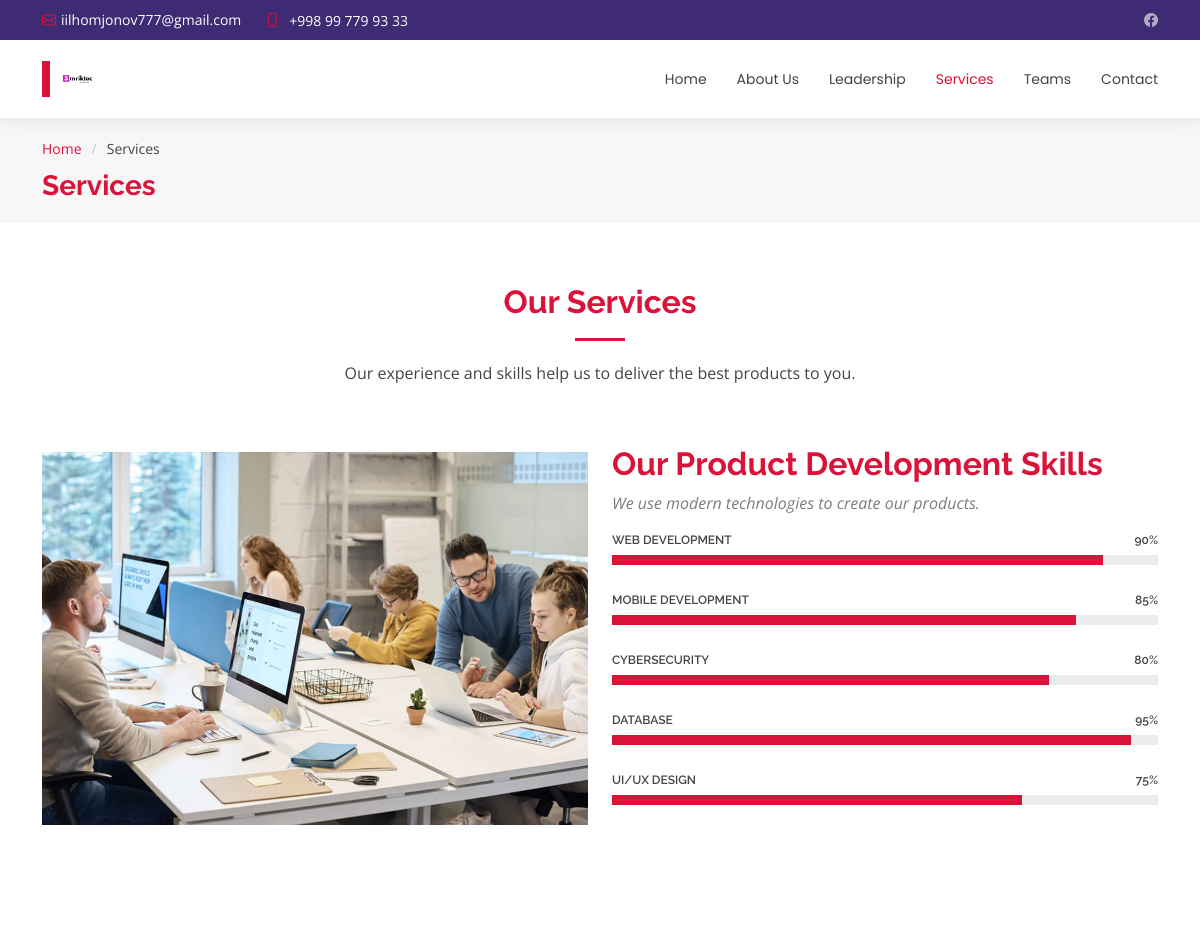
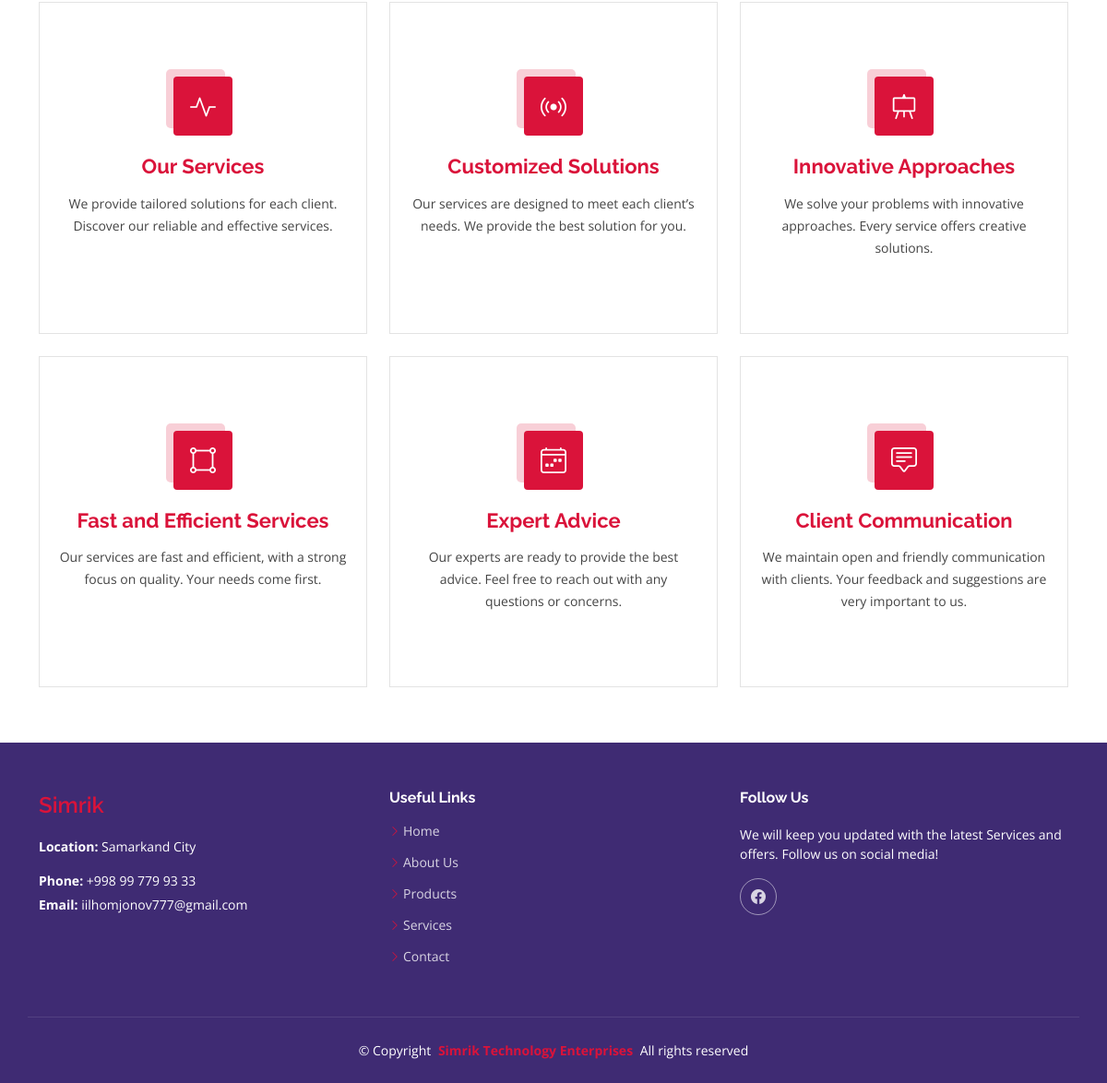
/services.php, run on the app's committed database (2 pictures, top to bottom).
### tables this page shows
CREATE TABLE contact_box (
    id INT AUTO_INCREMENT PRIMARY KEY,
    title VARCHAR(255),
    value VARCHAR(255),
    icon VARCHAR(255)
);

CREATE TABLE bioServices (
    id INT AUTO_INCREMENT PRIMARY KEY,
    h2 VARCHAR(255) NOT NULL,
    p1 TEXT NOT NULL,
    image VARCHAR(255),
    h3 TEXT NOT NULL,
    p2 TEXT NOT NULL
);

CREATE TABLE ourServices (
    id INT AUTO_INCREMENT PRIMARY KEY,
    service_name VARCHAR(255) NOT NULL,
    skill_level INT NOT NULL
);

CREATE TABLE services (
    id INT AUTO_INCREMENT PRIMARY KEY,
    title VARCHAR(255) NOT NULL,
    description TEXT NOT NULL,
    icon VARCHAR(50) NOT NULL
);

### config.php (called while the page is built, shortened)
<?php
class Database
{
    private $conn;
    public function __construct()
    {
        $servername = "localhost";
        $username = "root";
        $password = "";
        $dbname = "pragatin_simriktechnp";
        $this->conn = new mysqli($servername, $username, $password, $dbname);
    }
    public function executeQuery($sql)
    {
        $result = $this->conn->query($sql);
        return $result;
    }
    public function select($table, $columns = "*", $condition = "")
{
    $sql = "SELECT $columns FROM $table $condition";
    $result = $this->executeQuery($sql);
    $data = [];
    while ($row = $result->fetch_assoc()) {
        $data[] = $row;
    }
    return $data;
}
}

### services.php (the view, shortened to what this page needs)
<?php
include 'config.php';
$query = new Database();
$services = $query->select('services');
$bioservices = $query->select('bioservices');
$ourservices = $query->select('ourservices');
?>
<!DOCTYPE html>
<html lang="en">
<head>
  <link href="assets/vendor/bootstrap/css/bootstrap.min.css" rel="stylesheet">
  <link href="assets/vendor/bootstrap-icons/bootstrap-icons.css" rel="stylesheet">
  <link href="assets/vendor/aos/aos.css" rel="stylesheet">
  <link href="assets/vendor/swiper/swiper-bundle.min.css" rel="stylesheet">
  <link href="assets/vendor/glightbox/css/glightbox.min.css" rel="stylesheet">
  <link href="assets/css/main.css" rel="stylesheet">
</head>
<body class="services-page">
  <?php include 'includes/header.php'; ?>
  <main class="main">
    <div class="page-title" data-aos="fade">
      <div class="container">
        <nav class="breadcrumbs">
          <ol>
            <li><a href="./">Home</a></li>
            <li class="current">Services</li>
          </ol>
        </nav>
        <h1>Services</h1>
      </div>
    </div>
    <section id="skills" class="skills section">
      <div class="container section-title" data-aos="fade-up">
        <h2><?php echo $bioservices[0]['h2'] ?></h2>
        <p><?php echo $bioservices[0]['p1'] ?></p>
      </div>
      <div class="container" data-aos="fade-up" data-aos-delay="100">
        <div class="row">
          <div class="col-lg-6 d-flex align-items-center">
            <img src="assets/img/<?php echo $bioservices[0]['image'] ?>" class="img-fluid" alt="Our Products">
          </div>
          <div class="col-lg-6 pt-4 pt-lg-0 content">
            <h3><?php echo $bioservices[0]['h3'] ?></h3>
            <p class="fst-italic">
              <?php echo $bioservices[0]['p2'] ?>
            </p>
            <div class="skills-content skills-animation">
              <?php foreach ($ourservices as $service): ?>
                <div class="progress">
                  <span class="skill"><span><?php echo $service['service_name']; ?></span> <i class="val"><?php echo $service['skill_level']; ?>%</i></span>
                  <div class="progress-bar-wrap">
                    <div class="progress-bar" role="progressbar" aria-valuenow="<?php echo $service['skill_level']; ?>" aria-valuemin="0" aria-valuemax="100"></div>
                  </div>
                </div>
              <?php endforeach; ?>
            </div>
          </div>
        </div>
      </div>
    </section>
    <section id="services" class="services section">
      <div class="container">
        <div class="row gy-4">
          <?php foreach ($services as $service): ?>
            <div class="col-lg-4 col-md-6" data-aos="fade-up" data-aos-delay="<?= ($service['id'] - 1) * 100; ?>">
              <div class="service-item position-relative">
                <div class="icon">
                  <i class="<?= htmlspecialchars($service['icon']) ?>"></i>
                </div>
                <a href="#" class="stretched-link">
                  <h3><?= htmlspecialchars($service['title']) ?></h3>
                </a>
                <p><?= htmlspecialchars($service['description']) ?></p>
              </div>
            </div>
          <?php endforeach; ?>
        </div>
      </div>
    </section>
  </main>
  <?php include 'includes/footer.php'; ?>
</body>
</html>

### includes/header.php (shortened to what this page needs)
<?php $contact_boxData = $query->select('contact_box'); ?>
<?php $contactData = $query->select('contact'); ?>
<header id="header" class="header sticky-top">
    <div class="topbar d-flex align-items-center dark-background">
        <div class="container d-flex justify-content-center justify-content-md-between">
            <div class="contact-info d-flex align-items-center">
                <i class="bi bi-envelope d-flex align-items-center">
                    <a href="mailto:<?php echo  $contact_boxData[2]['value']; ?>">
                        <?php echo  $contact_boxData[2]['value']; ?>
                    </a>
                </i>
                <i class="bi bi-phone d-flex align-items-center ms-4">
                    <span>
                        <a href="tel:<?php echo trim($contact_boxData[2]['value']); ?>">
                            <?php echo $contact_boxData[1]['value']; ?>
                        </a>
                    </span>
                </i>
            </div>
            <div class="social-links d-none d-md-flex align-items-center">
                <a href="https://www.facebook.com/SimrikTech<?php echo  $contactData[0]['facebook']; ?>" class="facebook"><i class="bi bi-facebook"></i></a>
            </div>
        </div>
    </div>
    <div class="branding">
        <div class="container position-relative d-flex align-items-center justify-content-between">
            <a href="./" class="logo d-flex align-items-center">
                <h1 class="sitename">
                <img src="assets\img\simriklogo.png"><br></h1>
            </a>
            <?php $current_page = basename($_SERVER['PHP_SELF']); ?>
            <nav id="navmenu" class="navmenu">
                <ul>
                    <li><a href="./" class="<?= ($current_page == 'index.php') ? 'active' : ''; ?>">Home</a></li>
                    <li><a href="about.php" class="<?= ($current_page == 'about.php') ? 'active' : ''; ?>">About Us</a></li>
                     <li><a href="leadership.php" class="<?= ($current_page == 'leadership.php') ? 'active' : ''; ?>">Leadership</a></li>
                    <li><a href="services.php" class="<?= ($current_page == 'services.php') ? 'active' : ''; ?>">Services</a></li>
                    <li><a href="products.php" class="<?= ($current_page == 'products.php') ? 'active' : ''; ?>">Teams</a></li>
                    <li><a href="contact.php" class="<?= ($current_page == 'contact.php') ? 'active' : ''; ?>">Contact</a></li>
                </ul>
            </nav>
        </div>
    </div>
</header>

### includes/footer.php (shortened to what this page needs)
<footer id="footer" class="footer position-relative dark-background">
    <div class="container footer-top">
        <div class="row gy-4">
            <div class="col-lg-4 col-md-6 col-sm-12 footer-about mb-4">
                <a href="./" class="d-flex align-items-center">
                    <span class="sitename">Simrik</span>
                </a>
                <div class="footer-contact pt-3">
                    <p><strong>Location:</strong> <?php echo  $contact_boxData[0]['value']; ?></p>
                    <p class="mt-3"><strong>Phone:</strong> <span onclick="window.location.href='tel:<?php echo trim($contact_boxData[2]['value']); ?>'"><?php echo $contact_boxData[1]['value']; ?></span></p>
                    <p><strong>Email:</strong> <span onclick="window.location.href='mailto:<?php echo $contact_boxData[2]['value']; ?>'"><?php echo  $contact_boxData[2]['value']; ?></span></p>
                </div>
            </div>
            <div class="col-lg-4 col-md-6 col-sm-12 footer-links mb-4">
                <h4>Useful Links</h4>
                <ul>
                    <li><i class="bi bi-chevron-right"></i> <a href="./">Home</a></li>
                    <li><i class="bi bi-chevron-right"></i> <a href="about.php">About Us</a></li>
                    <li><i class="bi bi-chevron-right"></i> <a href="products.php">Products</a></li>
                    <li><i class="bi bi-chevron-right"></i> <a href="services.php">Services</a></li>
                    <li><i class="bi bi-chevron-right"></i> <a href="contact.php">Contact</a></li>
                </ul>
            </div>
            <div class="col-lg-4 col-md-12 footer-follow mb-4">
                <h4>Follow Us</h4>
                <p>We will keep you updated with the latest Services and offers. Follow us on social media!</p>
                <div class="social-links d-flex">
                    <a href="https://www.facebook.com/SimrikTech<?php echo  $contactData[0]['facebook']; ?>" target="_blank"><i class="bi bi-facebook"></i></a>
                </div>
            </div>
        </div>
    </div>
    <div class="container copyright text-center mt-4">
        <p>© <span>Copyright</span> <strong class="px-1 sitename"> <a href="https://www.simriktech.com.np/">Simrik Technology Enterprises</a></strong> <span>All rights reserved</span></p>
    </div>
</footer>

### includes/footer.php (style rules this page uses)
footer .sitename { color: var(--accent-color); }

### data on the page
contact_box: value "iilhomjonov777@gmail.com"
contact_box: value "+998 99 779 93 33"
bioservices: h2 "Our Services", p1 "Our experience and skills help us to deliver the best products to you.", image (picture), h3 "Our Product Development Skills", p2 "We use modern technologies to create our products."
ourservices: service_name "WEB DEVELOPMENT", skill_level "90"
ourservices: service_name "MOBILE DEVELOPMENT", skill_level "85"
ourservices: service_name "CYBERSECURITY", skill_level "80"
ourservices: service_name "DATABASE", skill_level "95"
ourservices: service_name "UI/UX DESIGN", skill_level "75"
services: title "Our Services", description "We provide tailored solutions for each client. Discover our reliable and effective services."
services: title "Customized Solutions", description "Our services are designed to meet each client’s needs. We provide the best solution for you."
services: title "Innovative Approaches", description "We solve your problems with innovative approaches. Every service offers creative solutions."
services: title "Fast and Efficient Services", description "Our services are fast and efficient, with a strong focus on quality. Your needs come first."
services: title "Expert Advice", description "Our experts are ready to provide the best advice. Feel free to reach out with any questions or concerns."
services: title "Client Communication", description "We maintain open and friendly communication with clients. Your feedback and suggestions are very important to us."
contact_box: value "Samarkand City"
